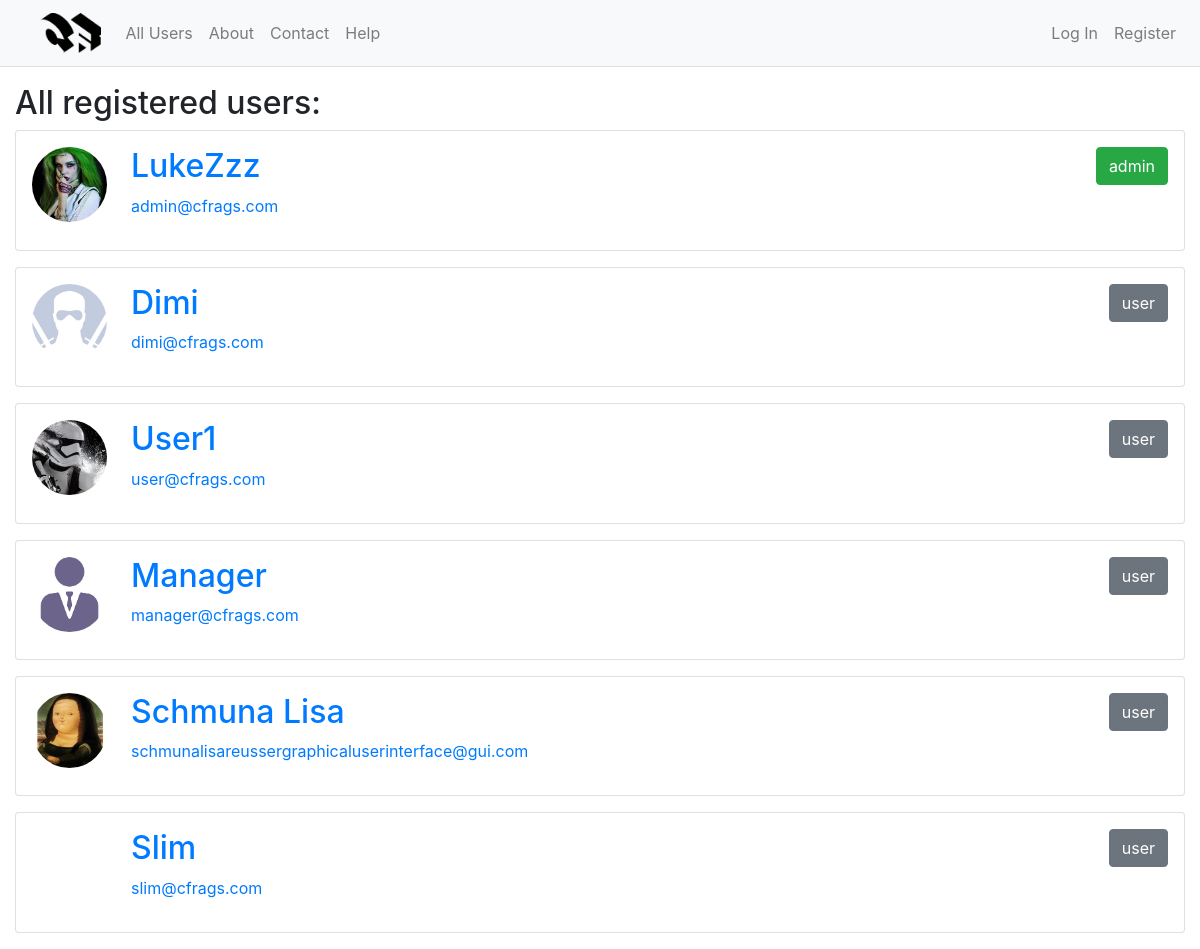
The app's page /allusers, older data.
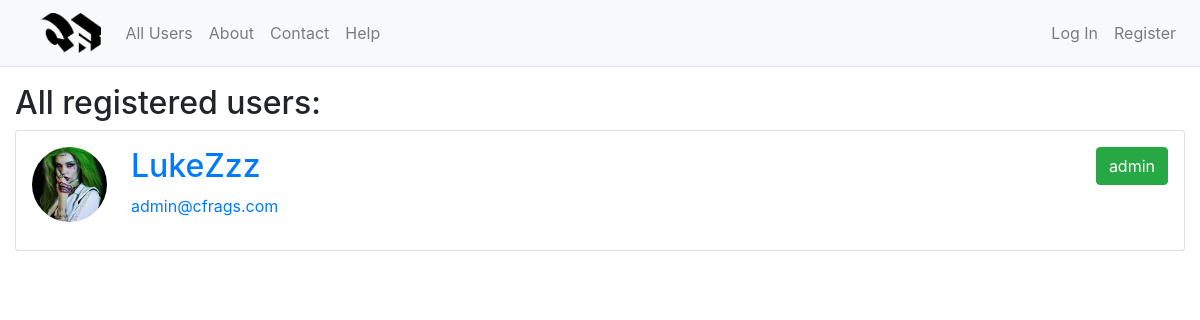
The same page, newer data.
### website/models.py (models this page shows, shortened)
class User(db.Model, UserMixin):
    id = db.Column(db.Integer, primary_key=True)
    username = db.Column(db.String(20), unique=True, nullable=False)
    email = db.Column(db.String(120), unique=True, nullable=False)
    image_file = db.Column(db.String(20), nullable=False, default='default.jpg')
    password = db.Column(db.String(60), nullable=False)
    posts = db.relationship('Post', backref='author', lazy=True)
    liked_comments = db.relationship('CommentLike', backref='user', lazy=True)
    liked_posts = db.relationship('PostLike', backref='user', lazy=True)

### website/users/routes.py (the view)
@users.route("/allusers")
def all_users():
    users = User.query.all()
    if users:
        return render_template("users.html", users=users)
    else:
        flash('There are no users registered!', 'warning')
        return redirect(url_for('main.home'))

### website/templates/users.html (shortened to what this page needs)
{% extends "layout.html" %}
{% block content %}
<div class="col-12">
  <h2>All registered users:</h2>
  {% for user in users %}
	<div class="card w-100 mb-3 p-3">
      <div class="media">
        <img style="height:75px;width:75px;object-fit:cover;" class="rounded-circle account-img mr-4" src="{{ url_for('static', filename='profile_pics/' + user.image_file) }}">
        <div class="media-body h-100">
          <h2 class="account-heading"><a href="{{ url_for('users.user', username=user.username) }}">{{ user.username }}</a></h2>
          <p class="text-secondary">
            <a href="mailto:user.email">{{ user.email }}</a>
          </p>
        </div>
		{% if user.id == 1%}
			<div class="btn btn-success">admin</div>
		{% else %}
			<div class="btn btn-secondary ml-3">user</div>
		{% endif %}
      </div>
    </div>
  {% endfor %}
</div>
{% endblock content %}

### website/templates/layout.html (shortened to what this page needs)
<!DOCTYPE html>
<html lang="en" dir="ltr">
  <head>
    <link rel="stylesheet" href="https://maxcdn.bootstrapcdn.com/bootstrap/4.0.0/css/bootstrap.min.css">
    <link rel="stylesheet" href="{{ url_for('static', filename='master.css') }}">
    <link rel="stylesheet" href="{{ url_for('static', filename='prism.css') }}">
  </head>
  <body>
    {% include "navbar.html" %}
    <div class="container-fluid">
      <div class="row">
        <div class="col-12">
        </div>
        {% block content %}{% endblock %}
      </div>
    </div>
  </body>
</html>

### website/templates/navbar.html (shortened to what this page needs)
<nav class="navbar navbar-expand-md navbar-light bg-light border-bottom mb-3">
  <a class="navbar-brand ml-4" href="{{ url_for('main.home') }}">
    <img src="{{ url_for('static', filename='Logo.png') }}" alt="logo" style="height:40px;">
  </a>
  <div id="navbarNavDropdown" class="navbar-collapse collapse">
    <ul class="navbar-nav w-100">
      <li class="nav-item">
        <a class="nav-link" href="{{ url_for('users.all_users') }}">All Users</a>
      </li>
      <li class="nav-item">
        <a class="nav-link" href="{{ url_for('main.about') }}">About</a>
      </li>
      <li class="nav-item">
        <a class="nav-link" href="{{ url_for('main.contact') }}">Contact</a>
      </li>
      <li class="nav-item">
        <a class="nav-link" href="{{ url_for('main.help') }}">Help</a>
      </li>
      {% if not current_user.is_authenticated %}
        <li class="nav-item  ml-md-auto ml-lg-auto">
          <a class="nav-link" href="{{ url_for('users.login') }}">Log In</a>
        </li>
        <li class="nav-item">
          <a class="nav-link" href="{{ url_for('users.register') }}">Register</a>
        </li>
      {% endif %}
    </ul>
  </div>
</nav>

Row changes from the older to the newer data that the page shows:
removed User: image_file (placeholder picture), username "Dimi", email "dimi@cfrags.com"
removed User: image_file (picture), username "User1", email "user@cfrags.com"
removed User: image_file (picture), username "Manager", email "manager@cfrags.com"
removed User: image_file (picture), username "Schmuna Lisa", email "schmunalisareussergraphicaluserinterface@gui.com"
removed User: image_file (picture), username "Slim", email "slim@cfrags.com"
